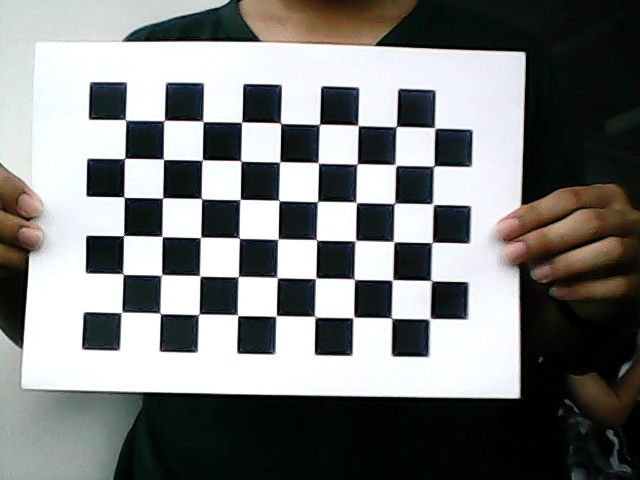
#> input picture images/saved_img_2.jpg, 640 x 480 px, found by its file name
$ python Undistort.py
#> lines starting #> are read from the running program, lines starting #| are printed output that depends on the picture
import cv2
import numpy as np
import os

# Load the previously saved calibration data
calibration_file = './calibration_data.npz'

# Ensure the calibration file exists
if os.path.exists(calibration_file):
    data = np.load(calibration_file)
#> (reads calibration_data.npz from the repository)
    mtx = data['mtx']
    dist = data['dist']
else:
    print("Calibration data not found. Please run camera calibration first.")
    exit()

# Proceed with the rest of your undistortion code
image_path = './images/saved_img_2.jpg'
img = cv2.imread(image_path)
#> img is the input picture: shape (480, 640, 3); mean B, G, R 125.1, 126.1, 124.3

if img is None:
    print(f"Error: Unable to read the image '{image_path}'")
    exit()

h, w = img.shape[:2]
#> h = 480; w = 640

# Perform undistortion using the loaded camera matrix and distortion coefficients
new_camera_mtx, roi = cv2.getOptimalNewCameraMatrix(mtx, dist, (w, h), 1, (w, h))
#> roi = (19, 17, 603, 450)
undistorted_img = cv2.undistort(img, mtx, dist, None, new_camera_mtx)
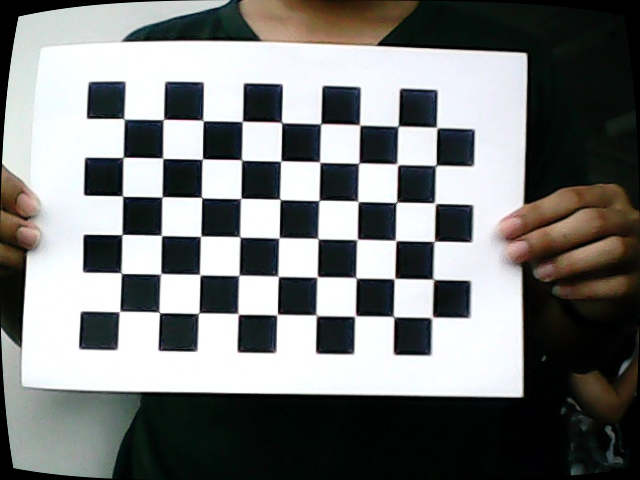
#> undistorted_img: shape (480, 640, 3); mean B, G, R 122.6, 123.5, 121.7

# Optional: Crop the image to the valid region of interest (roi)
x, y, w, h = roi
#> x = 19; y = 17; w = 603; h = 450
undistorted_img = undistorted_img[y:y + h, x:x + w]
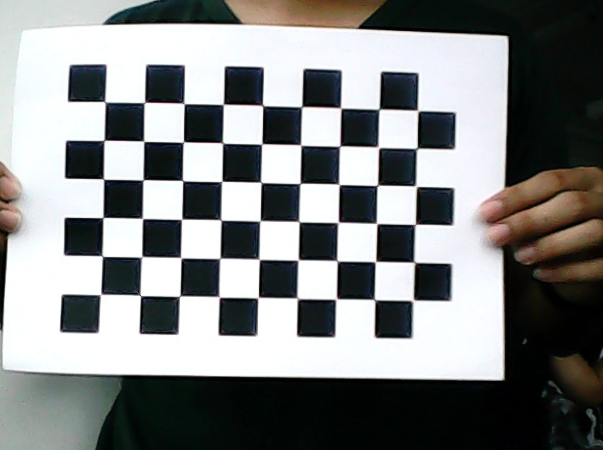
#> undistorted_img: shape (450, 603, 3); mean B, G, R 132.7, 132.9, 130.8

# Display or save the undistorted image
cv2.imshow('Undistorted Image', undistorted_img)
cv2.waitKey(0)
cv2.destroyAllWindows()
cv2.imwrite('./images/undistorted_test_image.jpg', undistorted_img)
